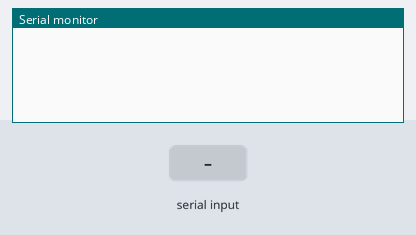
Bench run of a sketch on a simulated Arduino Uno, built with avr-gcc and run on an emulated ATmega328P. Shown: the last lines printed to the serial monitor. The inputs (shaded band) are chosen by the test bench.

Above: at 1.2 s.
1.3 s: "1\n" received over Serial
At 2.5 s:
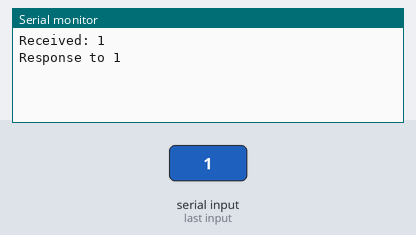
2.8 s: "0\n" received over Serial
At 4.0 s:
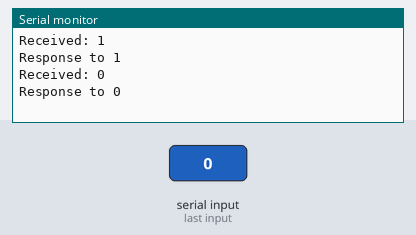
4.3 s: "2\n" received over Serial
At 5.1 s:
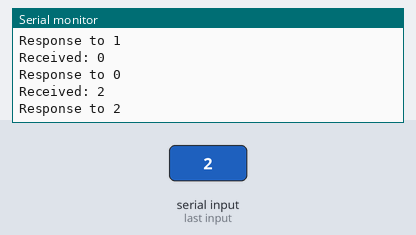

Measured:
- after the input at 1.3 s, the serial monitor: prints a new line at once (image 1)
- after the input at 2.8 s, the serial monitor: prints a new line at once (image 2)
- after the input at 4.3 s, the serial monitor: prints a new line at once (image 3)

The sketch:

test_serial.ino
```cpp
void setup() {
  Serial.begin(9600);
}

void loop() {
  if (Serial.available() > 0) {
    String input_str = Serial.readStringUntil('\n');
    Serial.print("Received: ");
    Serial.println(input_str);
    String response_str = "Response to " + input_str;
    Serial.println(response_str);
  }
}
```
